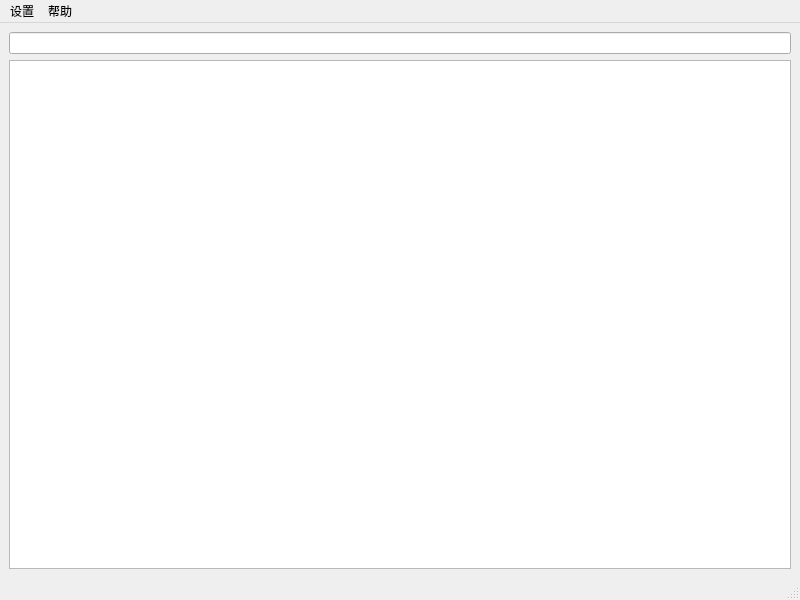
<?xml version="1.0" encoding="UTF-8"?>
<ui version="4.0">
 <class>MainWindow</class>
 <widget class="QMainWindow" name="MainWindow">
  <property name="geometry">
   <rect>
    <x>0</x>
    <y>0</y>
    <width>800</width>
    <height>600</height>
   </rect>
  </property>
  <property name="windowTitle">
   <string>MainWindow</string>
  </property>
  <widget class="QWidget" name="centralwidget">
   <layout class="QVBoxLayout" name="verticalLayout_2">
    <item>
     <layout class="QVBoxLayout" name="verticalLayout">
      <item>
       <widget class="QLineEdit" name="searchLine"/>
      </item>
      <item>
       <widget class="QListWidget" name="result_listwidget"/>
      </item>
     </layout>
    </item>
   </layout>
  </widget>
  <widget class="QMenuBar" name="menubar">
   <property name="geometry">
    <rect>
     <x>0</x>
     <y>0</y>
     <width>800</width>
     <height>23</height>
    </rect>
   </property>
   <widget class="QMenu" name="menu">
    <property name="title">
     <string>设置</string>
    </property>
    <addaction name="action_addfolder"/>
    <addaction name="action_setting"/>
    <addaction name="action_rebuildIndex"/>
   </widget>
   <widget class="QMenu" name="menu_2">
    <property name="title">
     <string>帮助</string>
    </property>
    <addaction name="action_help"/>
    <addaction name="action_about"/>
   </widget>
   <addaction name="menu"/>
   <addaction name="menu_2"/>
  </widget>
  <widget class="QStatusBar" name="statusbar"/>
  <action name="action_addfolder">
   <property name="text">
    <string>添加相册目录</string>
   </property>
  </action>
  <action name="action_setting">
   <property name="text">
    <string>软件设置</string>
   </property>
  </action>
  <action name="action_help">
   <property name="text">
    <string>使用方法</string>
   </property>
  </action>
  <action name="action_about">
   <property name="text">
    <string>关于</string>
   </property>
  </action>
  <action name="action_rebuildIndex">
   <property name="text">
    <string>重新构建索引</string>
   </property>
  </action>
 </widget>
 <resources/>
 <connections/>
</ui>
